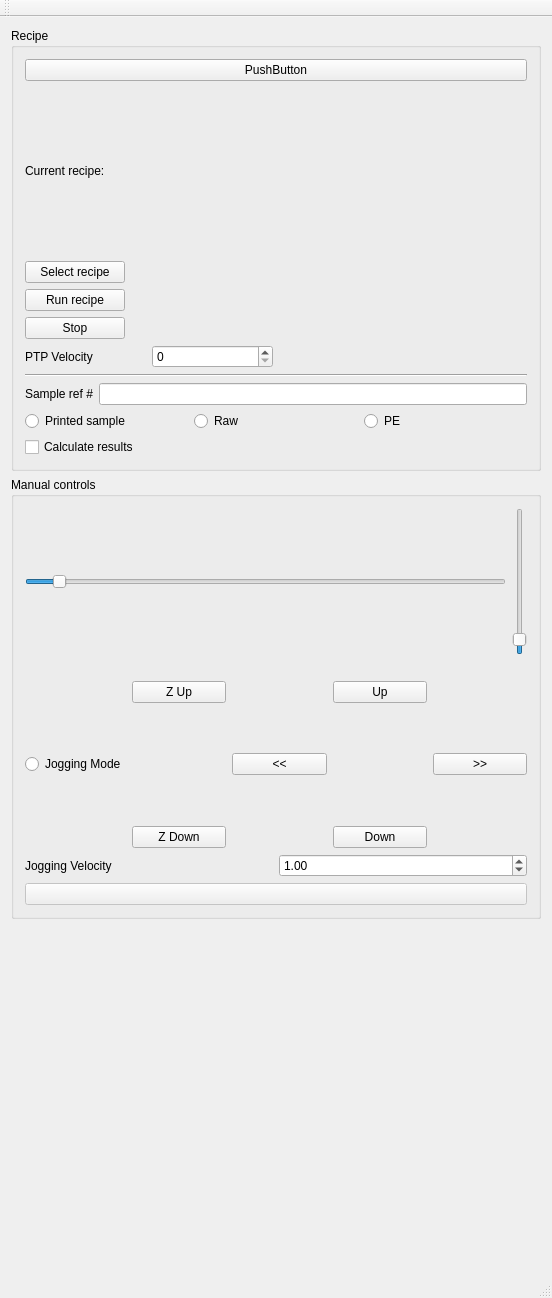
<?xml version="1.0" encoding="UTF-8"?>
<ui version="4.0">
 <class>MainWindow</class>
 <widget class="QMainWindow" name="MainWindow">
  <property name="geometry">
   <rect>
    <x>0</x>
    <y>0</y>
    <width>552</width>
    <height>1298</height>
   </rect>
  </property>
  <property name="windowTitle">
   <string>CastPro tool</string>
  </property>
  <widget class="QWidget" name="centralWidget">
   <layout class="QVBoxLayout" name="verticalLayout_3">
    <item>
     <widget class="QGroupBox" name="groupBox_2">
      <property name="title">
       <string>Recipe</string>
      </property>
      <layout class="QGridLayout" name="gridLayout">
       <item row="3" column="0">
        <widget class="QCheckBox" name="cbCalc">
         <property name="text">
          <string>Calculate results</string>
         </property>
        </widget>
       </item>
       <item row="2" column="0">
        <layout class="QHBoxLayout" name="horizontalLayout_4">
         <item>
          <widget class="QRadioButton" name="rbPrinted">
           <property name="text">
            <string>Printed sample</string>
           </property>
          </widget>
         </item>
         <item>
          <widget class="QRadioButton" name="rbRaw">
           <property name="text">
            <string>Raw</string>
           </property>
          </widget>
         </item>
         <item>
          <widget class="QRadioButton" name="rbPe">
           <property name="text">
            <string>PE</string>
           </property>
          </widget>
         </item>
        </layout>
       </item>
       <item row="1" column="0">
        <layout class="QVBoxLayout" name="verticalLayout_6">
         <item>
          <layout class="QHBoxLayout" name="horizontalLayout_3">
           <item>
            <layout class="QVBoxLayout" name="verticalLayout_4">
             <item>
              <widget class="QLabel" name="label">
               <property name="text">
                <string>Current recipe:</string>
               </property>
              </widget>
             </item>
             <item>
              <widget class="QPushButton" name="btnSelect">
               <property name="maximumSize">
                <size>
                 <width>100</width>
                 <height>16777215</height>
                </size>
               </property>
               <property name="text">
                <string>Select recipe</string>
               </property>
              </widget>
             </item>
             <item>
              <widget class="QPushButton" name="btnRecipe">
               <property name="maximumSize">
                <size>
                 <width>100</width>
                 <height>16777215</height>
                </size>
               </property>
               <property name="text">
                <string>Run recipe</string>
               </property>
              </widget>
             </item>
             <item>
              <widget class="QPushButton" name="btnStop">
               <property name="maximumSize">
                <size>
                 <width>100</width>
                 <height>16777215</height>
                </size>
               </property>
               <property name="text">
                <string>Stop</string>
               </property>
              </widget>
             </item>
             <item>
              <layout class="QHBoxLayout" name="horizontalLayout_6">
               <item>
                <widget class="QLabel" name="label_4">
                 <property name="text">
                  <string>PTP Velocity</string>
                 </property>
                </widget>
               </item>
               <item>
                <widget class="QSpinBox" name="ptpVelocity"/>
               </item>
              </layout>
             </item>
            </layout>
           </item>
           <item>
            <layout class="QVBoxLayout" name="verticalLayout_5">
             <item>
              <widget class="QLabel" name="lblRecipe">
               <property name="minimumSize">
                <size>
                 <width>100</width>
                 <height>0</height>
                </size>
               </property>
               <property name="text">
                <string/>
               </property>
              </widget>
             </item>
             <item>
              <spacer name="verticalSpacer_2">
               <property name="orientation">
                <enum>Qt::Vertical</enum>
               </property>
               <property name="sizeHint" stdset="0">
                <size>
                 <width>20</width>
                 <height>40</height>
                </size>
               </property>
              </spacer>
             </item>
            </layout>
           </item>
          </layout>
         </item>
         <item>
          <widget class="Line" name="line">
           <property name="orientation">
            <enum>Qt::Horizontal</enum>
           </property>
          </widget>
         </item>
         <item>
          <layout class="QHBoxLayout" name="horizontalLayout_2">
           <item>
            <widget class="QLabel" name="label_2">
             <property name="text">
              <string>Sample ref #</string>
             </property>
            </widget>
           </item>
           <item>
            <widget class="QLineEdit" name="leTag"/>
           </item>
          </layout>
         </item>
        </layout>
       </item>
       <item row="0" column="0">
        <widget class="QPushButton" name="pushButton">
         <property name="text">
          <string>PushButton</string>
         </property>
        </widget>
       </item>
      </layout>
      <zorder></zorder>
      <zorder></zorder>
      <zorder>cbCalc</zorder>
      <zorder>pushButton</zorder>
     </widget>
    </item>
    <item>
     <widget class="QGroupBox" name="groupBox">
      <property name="title">
       <string>Manual controls</string>
      </property>
      <layout class="QGridLayout" name="gridLayout_3">
       <item row="2" column="0">
        <layout class="QHBoxLayout" name="horizontalLayout">
         <item>
          <layout class="QVBoxLayout" name="verticalLayout_7">
           <item>
            <widget class="QRadioButton" name="radioButton">
             <property name="text">
              <string>Jogging Mode</string>
             </property>
            </widget>
           </item>
          </layout>
         </item>
         <item>
          <layout class="QVBoxLayout" name="verticalLayout_8">
           <item>
            <widget class="QPushButton" name="zAxisDownBtn">
             <property name="text">
              <string>Z Up</string>
             </property>
            </widget>
           </item>
           <item>
            <spacer name="verticalSpacer_3">
             <property name="orientation">
              <enum>Qt::Vertical</enum>
             </property>
             <property name="sizeHint" stdset="0">
              <size>
               <width>20</width>
               <height>40</height>
              </size>
             </property>
            </spacer>
           </item>
           <item>
            <widget class="QPushButton" name="zAxisUpBtn">
             <property name="text">
              <string>Z Down</string>
             </property>
            </widget>
           </item>
          </layout>
         </item>
         <item>
          <widget class="QPushButton" name="btnLeft">
           <property name="text">
            <string>&lt;&lt;</string>
           </property>
          </widget>
         </item>
         <item>
          <layout class="QVBoxLayout" name="verticalLayout">
           <item>
            <widget class="QPushButton" name="btnUp">
             <property name="text">
              <string>Up</string>
             </property>
            </widget>
           </item>
           <item>
            <spacer name="verticalSpacer">
             <property name="orientation">
              <enum>Qt::Vertical</enum>
             </property>
             <property name="sizeHint" stdset="0">
              <size>
               <width>20</width>
               <height>60</height>
              </size>
             </property>
            </spacer>
           </item>
           <item>
            <widget class="QPushButton" name="btnDown">
             <property name="text">
              <string>Down</string>
             </property>
            </widget>
           </item>
          </layout>
         </item>
         <item>
          <widget class="QPushButton" name="btnRight">
           <property name="text">
            <string>&gt;&gt;</string>
           </property>
          </widget>
         </item>
        </layout>
       </item>
       <item row="1" column="0">
        <layout class="QGridLayout" name="gridLayout_2">
         <item row="0" column="0">
          <widget class="QSlider" name="horizontalSlider">
           <property name="maximum">
            <number>3500</number>
           </property>
           <property name="sliderPosition">
            <number>200</number>
           </property>
           <property name="tracking">
            <bool>false</bool>
           </property>
           <property name="orientation">
            <enum>Qt::Horizontal</enum>
           </property>
          </widget>
         </item>
         <item row="1" column="1">
          <widget class="QLabel" name="lblSliderY">
           <property name="text">
            <string/>
           </property>
          </widget>
         </item>
         <item row="1" column="0">
          <widget class="QLabel" name="lblSliderX">
           <property name="text">
            <string/>
           </property>
          </widget>
         </item>
         <item row="0" column="1">
          <widget class="QSlider" name="verticalSlider">
           <property name="maximum">
            <number>3500</number>
           </property>
           <property name="singleStep">
            <number>1</number>
           </property>
           <property name="sliderPosition">
            <number>200</number>
           </property>
           <property name="tracking">
            <bool>false</bool>
           </property>
           <property name="orientation">
            <enum>Qt::Vertical</enum>
           </property>
          </widget>
         </item>
        </layout>
       </item>
       <item row="3" column="0">
        <layout class="QHBoxLayout" name="horizontalLayout_5">
         <item>
          <widget class="QLabel" name="label_3">
           <property name="text">
            <string>Jogging Velocity</string>
           </property>
          </widget>
         </item>
         <item>
          <widget class="QDoubleSpinBox" name="dsbStepSize">
           <property name="singleStep">
            <double>0.100000000000000</double>
           </property>
           <property name="value">
            <double>1.000000000000000</double>
           </property>
          </widget>
         </item>
        </layout>
       </item>
       <item row="4" column="0">
        <widget class="QPushButton" name="pbMoving">
         <property name="enabled">
          <bool>false</bool>
         </property>
         <property name="text">
          <string/>
         </property>
        </widget>
       </item>
      </layout>
      <zorder></zorder>
      <zorder></zorder>
      <zorder></zorder>
      <zorder>pbMoving</zorder>
     </widget>
    </item>
    <item>
     <widget class="CoordinateGrid" name="coordinates" native="true">
      <property name="minimumSize">
       <size>
        <width>300</width>
        <height>300</height>
       </size>
      </property>
      <property name="maximumSize">
       <size>
        <width>300</width>
        <height>300</height>
       </size>
      </property>
     </widget>
    </item>
    <item>
     <layout class="QVBoxLayout" name="verticalLayout_2">
      <item>
       <widget class="QLabel" name="lblCoords">
        <property name="text">
         <string/>
        </property>
       </widget>
      </item>
      <item>
       <widget class="QLabel" name="lblMsg">
        <property name="text">
         <string/>
        </property>
       </widget>
      </item>
     </layout>
    </item>
   </layout>
  </widget>
  <widget class="QMenuBar" name="menuBar">
   <property name="geometry">
    <rect>
     <x>0</x>
     <y>0</y>
     <width>552</width>
     <height>21</height>
    </rect>
   </property>
  </widget>
  <widget class="QToolBar" name="mainToolBar">
   <attribute name="toolBarArea">
    <enum>TopToolBarArea</enum>
   </attribute>
   <attribute name="toolBarBreak">
    <bool>false</bool>
   </attribute>
  </widget>
  <widget class="QStatusBar" name="statusBar"/>
 </widget>
 <layoutdefault spacing="6" margin="11"/>
 <customwidgets>
  <customwidget>
   <class>CoordinateGrid</class>
   <extends>QWidget</extends>
   <header>coordinategrid.h</header>
   <container>1</container>
  </customwidget>
 </customwidgets>
 <resources/>
 <connections/>
</ui>
